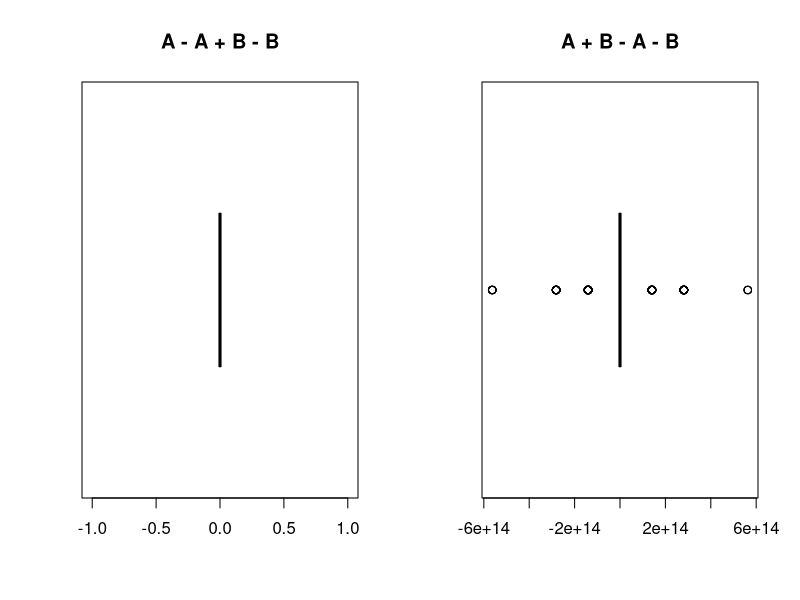
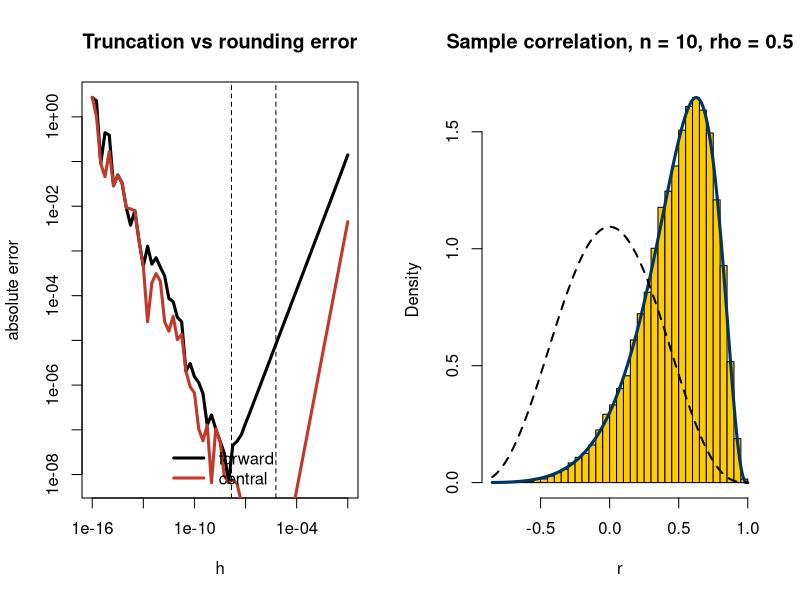
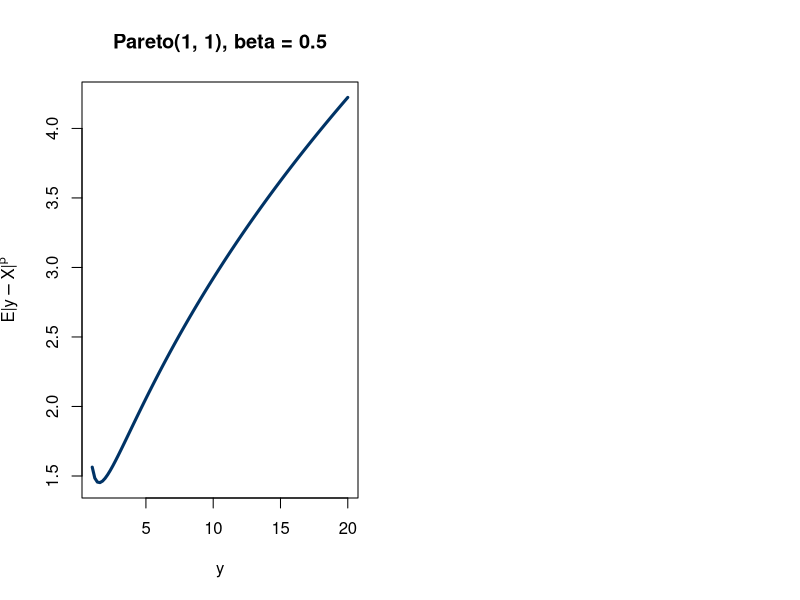

The R script that drew these images, in order:
## ---- chunk 1
#| label: setup
#| include: false
#| eval: true
library(knitr)
library(ggplot2)
knitr::opts_chunk$set(
    fig.asp = 0.618,
    fig.align = "center",
    out.width = "100%",
    fig.retina = 3,
    fig.path = "./images/17-numerical/",
    message = FALSE,
    warning = FALSE,
    global.par = TRUE
)
options(
  htmltools.dir.version = FALSE,
  dplyr.print_min = 6, 
  dplyr.print_max = 6,
  tibble.width = 80,
  width = 80,
  digits = 4
  )
hook_output <- knitr::knit_hooks$get("output")
knitr::knit_hooks$set(output = function(x, options) {
  lines <- options$output.lines
  if (is.null(lines)) {
    return(hook_output(x, options))  # pass to default hook
  }
  x <- unlist(strsplit(x, "\n"))
  more <- "..."
  if (length(lines)==1) {        # first n lines
    if (length(x) > lines) {
      # truncate the output, but add ....
      x <- c(head(x, lines), more)
    }
  } else {
    x <- c(more, x[lines], more)
  }
  # paste these lines together
  x <- paste(c(x, ""), collapse = "\n")
  hook_output(x, options)
})
ggplot2::theme_set(ggplot2::theme_bw(base_size = 16))
## ---- chunk 2
1 == 1
3 - 2 == 1
0.3 - 0.2 == 0.1
0.4 - 0.2 == 0.2
## ---- chunk 3
0 == 0
1 - 1 == 0
1 - 1 + .1 == .1
1 + .1 - 1 == .1
## ---- chunk 4
as.integer(2^31 - 1)
as.integer(2^31)              # integers are 32-bit
sprintf("%.20f", 0.1)          # 0.1 has no exact binary representation
## ---- chunk 5
.Machine$double.eps; 2^-52
1 + .Machine$double.eps == 1; 1 + .Machine$double.eps / 2 == 1
.Machine$double.xmax; .Machine$double.xmin
c(2^1023 * 2, 2^-1074 / 2)      # overflow to Inf, underflow to 0
## ---- chunk 6
#| fig-asp: 0.33
set.seed(4750)
n <- 1000; M <- 2^100
A <- rnorm(n, mean = M, sd = M); B <- rnorm(n, mean = -M, sd = M)
c(all_equal = isTRUE(all.equal(A + B - A - B, rep(0, n))), exactly_zero = sum(A + B - A - B == 0),
  max_abs_error = max(abs(A + B - A - B)))
par(mfrow = c(1, 2)); boxplot(A - A + B - B, main = "A - A + B - B", horizontal = TRUE)
boxplot(A + B - A - B, main = "A + B - A - B", horizontal = TRUE)
## ---- chunk 7
set.seed(4750); x <- rnorm(1000, mean = 1e9, sd = 1)    # true variance 1
two_pass <- sum((x - mean(x))^2) / (length(x) - 1)
one_pass <- (sum(x^2) - length(x) * mean(x)^2) / (length(x) - 1)
c(var = var(x), two_pass = two_pass, textbook_one_pass = one_pass)
## ---- chunk 8
isTRUE(all.equal(.2, .3 - .1))
all.equal(.2, .3)            # not a logical value
isTRUE(all.equal(.2, .3))    # always a logical value
x <- 1:4; y <- 2
x == y                       # not necessarily a single logical value
identical(x, y); identical(y, 2)
## ---- chunk 9
n <- 400
(gamma((n - 1) / 2) / (sqrt(pi) * gamma((n - 2) / 2)))         # Inf / Inf
exp(lgamma((n - 1) / 2) - lgamma((n - 2) / 2)) / sqrt(pi)        # work on the log scale
## ---- chunk 10
a <- c(-1000, -1001, -1002)
c(naive = log(sum(exp(a))), logsumexp = max(a) + log(sum(exp(a - max(a)))))
c(log(1 + 1e-17), log1p(1e-17))
## ---- chunk 11
x <- pi / 6; k <- 0:11
c(series = sum((-1)^k * x^(2 * k + 1) / factorial(2 * k + 1)), sin = sin(x))
system.time(for (i in 1:20000) {                  # loop
  s <- 0; for (j in 0:11) s <- s + (-1)^j * x^(2 * j + 1) / factorial(2 * j + 1) })
system.time(for (i in 1:20000) sum((-1)^k * x^(2 * k + 1) / factorial(2 * k + 1)))   # vectorized
## ---- chunk 12
x <- 20
naive <- sum((-1)^(0:60) * x^(2 * (0:60) + 1) / factorial(2 * (0:60) + 1))
reduced <- { xr <- x %% (2 * pi); sum((-1)^(0:30) * xr^(2 * (0:30) + 1) / factorial(2 * (0:30) + 1)) }
c(naive = naive, range_reduced = reduced, sin = sin(20))
## ---- chunk 13
#| fig-asp: 0.36
f <- function(x) exp(x); x0 <- 1; h <- 10^seq(-16, -1, by = .25)
fwd <- abs((f(x0 + h) - f(x0)) / h - exp(1))
ctr <- abs((f(x0 + h) - f(x0 - h)) / (2 * h) - exp(1))
plot(h, fwd, log = "xy", type = "l", lwd = 3, ylab = "absolute error", main = "Truncation vs rounding error")
lines(h, ctr, lwd = 3, col = "#C0392B"); abline(v = c(sqrt(.Machine$double.eps), .Machine$double.eps^(1/3)), lty = 2)
legend("bottom", c("forward", "central"), col = c(1, "#C0392B"), lwd = 3, bty = "n")
## ---- chunk 14
zeta <- function(a, N = 1e6) { i <- 1:N; sum(i^-a) + N^(1 - a) / (a - 1) }   # tail correction
dzeta_series <- function(a, N = 1e6) { i <- 1:N; -sum(log(i) * i^-a) - N^(1 - a) * (log(N) / (a - 1) + 1 / (a - 1)^2) }
a <- 2; h <- 1e-4
c(series = dzeta_series(a), central_difference = (zeta(a + h) - zeta(a - h)) / (2 * h), known = -0.9375482543)
## ---- chunk 15
f <- function(y, a, n) a^2 + y^2 + 2 * a * y / (n - 1) - (n - 2)
a <- 0.5; n <- 20
b0 <- 0; b1 <- 5* n; it <- 0; eps <- .Machine$double.eps^0.25
y <- seq(b0, b1, length = 100)
r <- c(b0, b1); f0 <- f(b0, a, n); f1 <- f(b1, a, n)
while (it < 1000 && abs(r[2] - r[1]) > eps) {
  it <- it + 1; mid <- mean(r); fm <- f(mid, a, n)
  if (fm == 0) { r <- c(mid, mid); break }
  if (f0 * fm < 0) { r[2] <- mid; f1 <- fm } else { r[1] <- mid; f0 <- fm }
}
c(root = mean(r), iterations = it, exact = -a / (n - 1) + sqrt(n - 2 - a^2 + (a / (n - 1))^2))
## ---- chunk 16
out <- uniroot(function(y) f(y, a, n), lower = 0, upper = 5 * n)
unlist(out[c("root", "f.root", "iter", "estim.prec")])
## ---- chunk 17
newton <- function(f, df, x, tol = 1e-12, maxit = 50) {
  for (k in 1:maxit) { step <- f(x) / df(x); x <- x - step; if (abs(step) < tol) break }
  c(root = x, iterations = k)
}
newton(function(y) f(y, a, n), function(y) 2 * y + 2 * a / (n - 1), x = 1)
## ---- chunk 18
integrate(dnorm, -1.96, 1.96)
integrate(dnorm, -Inf, Inf)
integrate(function(y) exp(-y^2 / 2) / sqrt(2 * pi), 0, Inf)
## ---- chunk 19
integrate(dnorm, 0, 20000)$value; integrate(dnorm, 0, Inf)$value
## ---- chunk 20
trap <- function(f, a, b, m) { x <- seq(a, b, length = m + 1); h <- (b - a) / m; h * (sum(f(x)) - (f(a) + f(b)) / 2) }
simpson <- function(f, a, b, m) {                    # m even
  x <- seq(a, b, length = m + 1); h <- (b - a) / m
  h / 3 * (f(a) + f(b) + 4 * sum(f(x[seq(2, m, 2)])) + 2 * sum(f(x[seq(3, m - 1, 2)])))
}
g <- function(x) exp(-x) / (1 + x^2); exact <- integrate(g, 0, 1, rel.tol = 1e-12)$value
sapply(c(4, 16, 64), function(m) c(m = m, trapezoid_err = trap(g, 0, 1, m) - exact, simpson_err = simpson(g, 0, 1, m) - exact))
## ---- chunk 21
.dcorr <- function(r, N, rho = 0) {
  if (abs(r) > 1 || abs(rho) > 1) return(0)
  if (N < 4) return(NA)
  if (isTRUE(all.equal(rho, 0.0))) {
    a <- exp(lgamma((N - 1) / 2) - lgamma((N - 2) / 2))
    return(a * (1 - r^2)^((N - 4) / 2) / sqrt(pi))
  }
  f <- function(w, R, N, rho) (cosh(w) - rho * R)^(1 - N)        # integrand
  i <- integrate(f, lower = 0, upper = Inf, R = r, N = N, rho = rho)$value
  c1 <- (N - 2) * (1 - rho^2)^((N - 1) / 2)
  c2 <- (1 - r^2)^((N - 4) / 2) / pi
  c1 * c2 * i
}
dcorr <- function(r, N, rho = 0) sapply(r, .dcorr, N = N, rho = rho)
integrate(dcorr, -1, 1, N = 10, rho = 0.5)$value                     # a proper density?
## ---- chunk 22
#| fig-asp: 0.38
set.seed(4750); N <- 10; rho <- 0.5
rs <- replicate(20000, cor(MASS::mvrnorm(N, c(0, 0), matrix(c(1, rho, rho, 1), 2)))[1, 2])
hist(rs, prob = TRUE, breaks = 60, col = "#FFCC00", main = "Sample correlation, n = 10, rho = 0.5", xlab = "r")
curve(dcorr(x, N = N, rho = rho), add = TRUE, lwd = 3, col = "#003366", n = 200)
curve(dcorr(x, N = N, rho = 0), add = TRUE, lwd = 2, lty = 2, n = 200)
## ---- chunk 23
y <- c(0.04304550, 0.50263474)
mlogL <- function(theta = 1) -(length(y) * log(theta) - theta * sum(y))   # minus log-likelihood
library(stats4)
fit <- mle(mlogL)
summary(fit)
c(closed_form = 2 / sum(y))
optimize(mlogL, lower = 0.01, upper = 50)$minimum                         # 1-d alternative
## ---- chunk 24
f1 <- function(x, y, s, a, b) (abs(y - x))^b * a * s^a / x^(a + 1)     # the integrand |y-x|^b f(x)
g1 <- function(y, s, a, b) {                                            # E|y-X|^b by numerical integration
  if (y < s) return(NA)
  integrate(f1, lower = s, upper = y, y = y, s = s, a = a, b = b)$value +
    integrate(f1, lower = y, upper = Inf, y = y, s = s, a = a, b = b)$value
}
sapply(c(1.5, 2, 5, 10), g1, s = 1, a = 1, b = .5)
set.seed(4750); X <- 1 / runif(1e6)                                     # Pareto(1, 1) by inverse transform
sapply(c(1.5, 2, 5, 10), function(y) mean(abs(y - X)^.5))               # Monte Carlo check
## ---- chunk 25
#| fig-asp: 0.36
ys <- seq(1.01, 20, length = 100)
plot(ys, sapply(ys, g1, s = 1, a = 1, b = .5), type = "l", lwd = 3, col = "#003366",
     xlab = "y", ylab = expression(E * "|" * y - X * "|"^beta), main = "Pareto(1, 1), beta = 0.5")
